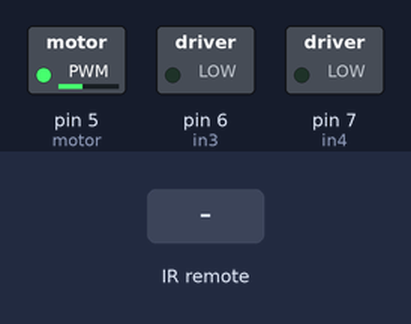
Simulated run of this sketch. Board: Arduino Uno, built with avr-gcc and run on an emulated ATmega328P. Shown: switched loads named in the sketch (green lamp = pin HIGH). The inputs (shaded band) are chosen by the test bench.

Above: at 1.2 s.
1.3 s: infrared code 0x0 received
At 2.5 s:
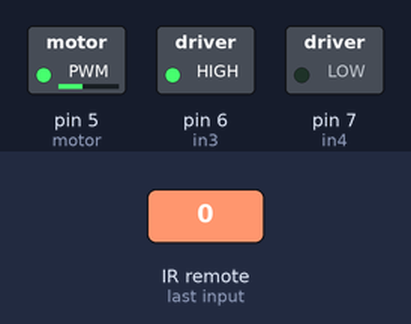
Timing chart, 0 to 4.3 s (numbered marks = the images above; inputs shaded):
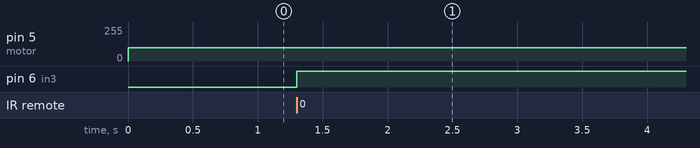

Measured:
- after the input at 1.3 s, pin 6 (in3): LOW → HIGH at once

The sketch:

DC.ino
```cpp
/*
 - Động cơ DC:
    + 2 chân 12V(dây xanh) nối 5V
    + chân GND(dây tim) nối GND
    + 5V(dây đỏ) nối VIN
 - IR nhận:
    + Chân S nối Pin9
    + Chân giữa nối 5V
    + Chân âm(-) nối GND
 */
#include<IRremote.h>
int remotePin= 3; //IR nhan
int in3=6,in4 =7; // ứng với In3,In4
int  motor =5;
int motor_speed =100; //tốc độ quay
bool state = 0;
IRrecv irrecv(remotePin);
decode_results results;

void setup() {
  // put your setup code here, to run once:
  irrecv.enableIRIn();
  pinMode(in3,OUTPUT);
  pinMode(in4,OUTPUT);
  pinMode(motor,OUTPUT);
}
void loop(){
  if(state){
    digitalWrite(in3,1);
    digitalWrite(in4,0);
  }
  else{
    digitalWrite(in3,0);
    digitalWrite(in4,0);
  }
  analogWrite(motor, motor_speed);
  if(irrecv.decode(&results)){
    event();
    irrecv.resume();
  }
}
void event(){
  switch(results.value){
    case 0:
      state = 0;
      return;
    case 1:
      motor_speed = 255;
      break;
  }
  state = 1;
}
```
